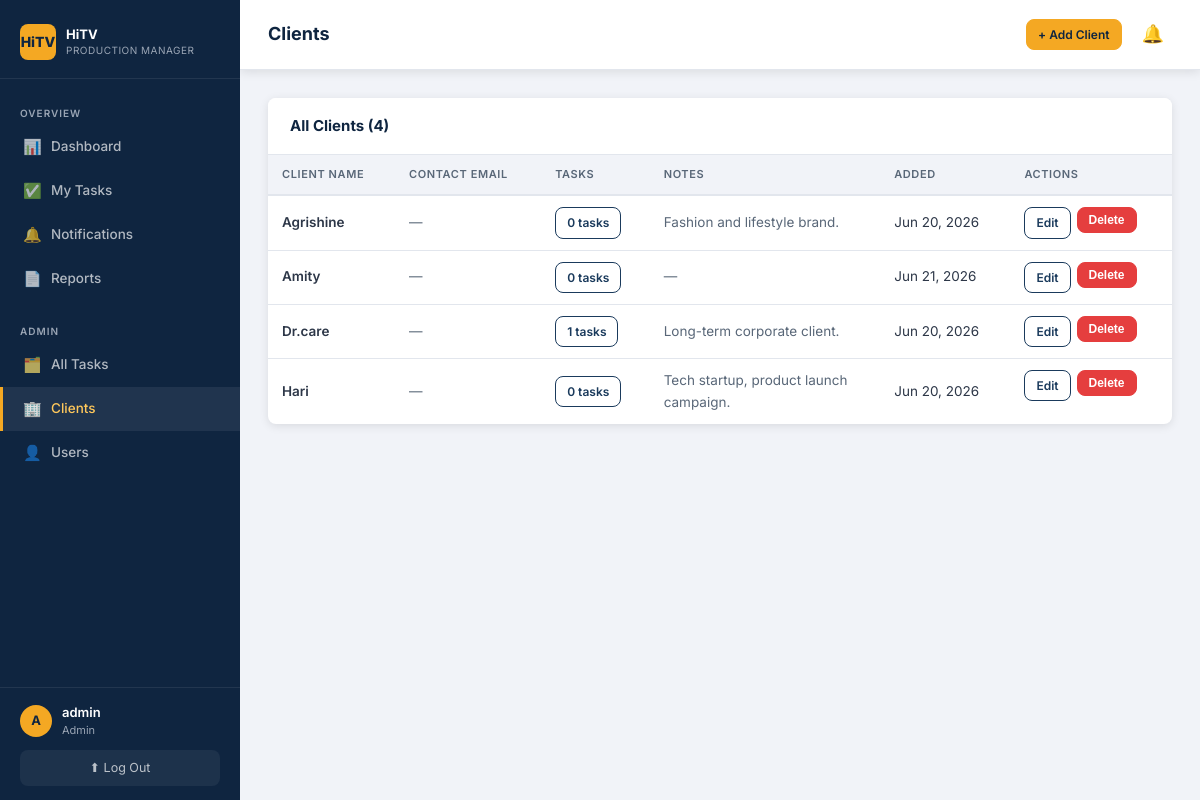
The app's page /admin/clients (signed in) with its own data.
### models.py (models this page shows, shortened)
class User(UserMixin, db.Model):
    __tablename__ = "users"
    id = db.Column(db.Integer, primary_key=True)
    username = db.Column(db.String(80), unique=True, nullable=False)
    email = db.Column(db.String(120), unique=True, nullable=False)
    password_hash = db.Column(db.String(256), nullable=False)
    role = db.Column(db.String(20), nullable=False, default="videographer")
    created_at = db.Column(db.DateTime, default=datetime.utcnow)
    assigned_tasks = db.relationship(
        "Task", foreign_keys="Task.assigned_to_id", back_populates="assignee", lazy="dynamic"
    )
    created_tasks = db.relationship(
        "Task", foreign_keys="Task.created_by_id", back_populates="creator", lazy="dynamic"
    )
    @property
    def is_admin(self) -> bool:
        return self.role == "admin"

class Client(db.Model):
    __tablename__ = "clients"
    id = db.Column(db.Integer, primary_key=True)
    name = db.Column(db.String(120), unique=True, nullable=False)
    contact_email = db.Column(db.String(120))
    notes = db.Column(db.Text)
    created_at = db.Column(db.DateTime, default=datetime.utcnow)
    tasks = db.relationship("Task", back_populates="client", lazy="dynamic")

### blueprints/admin.py (the view)
@admin_bp.route("/clients")
@login_required
def clients():
    require_admin()
    all_clients = Client.query.order_by(Client.name).all()
    return render_template("admin/clients.html", clients=all_clients)

### blueprints/admin.py (called while the page is built)
def require_admin():
    if not current_user.is_admin:
        abort(403)

### templates/admin/clients.html (shortened to what this page needs)
{% extends "base.html" %}
{% block page_title %}Clients{% endblock %}
{% block topbar_actions %}
  <a href="{{ url_for('admin.create_client') }}" class="btn btn-amber btn-sm">+ Add Client</a>
{% endblock %}
{% block content %}
<div class="card">
  <div class="card-header">
    <span class="card-title">All Clients ({{ clients|length }})</span>
  </div>
  <div class="table-wrap">
    {% if clients %}
    <table>
      <thead>
        <tr>
          <th>Client Name</th>
          <th>Contact Email</th>
          <th>Tasks</th>
          <th>Notes</th>
          <th>Added</th>
          <th>Actions</th>
        </tr>
      </thead>
      <tbody>
        {% for client in clients %}
        <tr>
          <td style="font-weight:600;">{{ client.name }}</td>
          <td style="color:#596778;">{{ client.contact_email or '—' }}</td>
          <td>
            <a href="{{ url_for('admin.tasks') }}?client_id={{ client.id }}" class="btn btn-outline btn-sm">
              {{ client.tasks.count() }} tasks
            </a>
          </td>
          <td style="color:#596778;max-width:200px;">
            {{ client.notes[:80] ~ '…' if client.notes and client.notes|length > 80 else (client.notes or '—') }}
          </td>
          <td>{{ client.created_at.strftime('%b %d, %Y') }}</td>
          <td style="display:flex;gap:6px;">
            <a href="{{ url_for('admin.edit_client', client_id=client.id) }}" class="btn btn-outline btn-sm">Edit</a>
            <form method="POST" action="{{ url_for('admin.delete_client', client_id=client.id) }}"
                  style="display:inline;"
                  onsubmit="return confirm('Delete {{ client.name }}?');">
              <button type="submit" class="btn btn-danger btn-sm">Delete</button>
            </form>
          </td>
        </tr>
        {% endfor %}
      </tbody>
    </table>
    {% else %}
    <div class="empty-state">
      <div class="empty-icon">🏢</div>
      <p>No clients yet. <a href="{{ url_for('admin.create_client') }}">Add one.</a></p>
    </div>
    {% endif %}
  </div>
</div>
{% endblock %}

### templates/base.html (shortened to what this page needs)
<!DOCTYPE html>
<html lang="en">
<head>
  <link rel="stylesheet" href="{{ url_for('static', filename='css/style.css') }}">
</head>
<body>
<div class="app-wrapper">
  <aside class="sidebar">
    <div class="sidebar-brand">
      <div class="brand-logo">
        <div class="brand-icon">HiTV</div>
        <div>
          <div class="brand-name">HiTV</div>
          <div class="brand-tagline">Production Manager</div>
        </div>
      </div>
    </div>
    <nav class="sidebar-nav">
      <div class="nav-section-label">Overview</div>
      <a class="nav-item {% if request.endpoint == 'main.dashboard' %}active{% endif %}"
         href="{{ url_for('main.dashboard') }}">
        <span class="nav-icon">📊</span> Dashboard
      </a>
      <a class="nav-item {% if request.blueprint == 'tasks' %}active{% endif %}"
         href="{{ url_for('tasks.list_tasks') }}">
        <span class="nav-icon">✅</span> My Tasks
      </a>
      <a class="nav-item {% if request.blueprint == 'notifications' %}active{% endif %}"
         href="{{ url_for('notifications.list_notifications') }}" style="position:relative;">
        <span class="nav-icon">🔔</span> Notifications
      </a>
      <a class="nav-item {% if request.blueprint == 'reports' %}active{% endif %}"
         href="{{ url_for('reports.report') }}">
        <span class="nav-icon">📄</span> Reports
      </a>
      {% if current_user.is_admin %}
      <div class="nav-section-label" style="margin-top:10px;">Admin</div>
      <a class="nav-item {% if request.endpoint == 'admin.tasks' or request.endpoint == 'admin.create_task' %}active{% endif %}"
         href="{{ url_for('admin.tasks') }}">
        <span class="nav-icon">🗂️</span> All Tasks
      </a>
      <a class="nav-item {% if request.endpoint == 'admin.clients' or request.endpoint == 'admin.create_client' %}active{% endif %}"
         href="{{ url_for('admin.clients') }}">
        <span class="nav-icon">🏢</span> Clients
      </a>
      <a class="nav-item {% if request.endpoint == 'admin.users' or request.endpoint == 'admin.create_user' %}active{% endif %}"
         href="{{ url_for('admin.users') }}">
        <span class="nav-icon">👤</span> Users
      </a>
      {% endif %}
    </nav>
    <div class="sidebar-footer">
      <div class="user-pill">
        <div class="user-avatar">{{ current_user.username[0].upper() if current_user.is_authenticated else '?' }}</div>
        <div class="user-info">
          <div class="user-name">{{ current_user.username if current_user.is_authenticated else 'Guest' }}</div>
          <div class="user-role">{{ current_user.role if current_user.is_authenticated else '' }}</div>
        </div>
      </div>
      <a href="{{ url_for('auth.logout') }}" class="logout-btn">⬆ Log Out</a>
    </div>
  </aside>
  <div class="main-content">
    <div class="topbar">
      <div class="page-title">{% block page_title %}{% endblock %}</div>
      <div class="topbar-right">
        {% block topbar_actions %}{% endblock %}
        <a href="{{ url_for('notifications.list_notifications') }}" class="topbar-bell"
           title="Notifications">
          🔔
        </a>
      </div>
    </div>
    <div class="page-body">
      {% block content %}{% endblock %}
    </div>
  </div>
</div>
</body>
</html>

### records on screen
User: username "A", username "admin", role "Admin"
Client: name "Agrishine", contact_email "—", tasks.count "0", notes "Fashion and lifestyle brand.", created_at "Jun 20, 2026"
Client: name "Amity", contact_email "—", tasks.count "0", notes "—", created_at "Jun 21, 2026"
Client: name "Dr.care", contact_email "—", tasks.count "1", notes "Long-term corporate client.", created_at "Jun 20, 2026"
Client: name "Hari", contact_email "—", tasks.count "0", notes "Tech startup, product launch campaign.", created_at "Jun 20, 2026"

### other values on screen
{{ clients|length }} "4"
